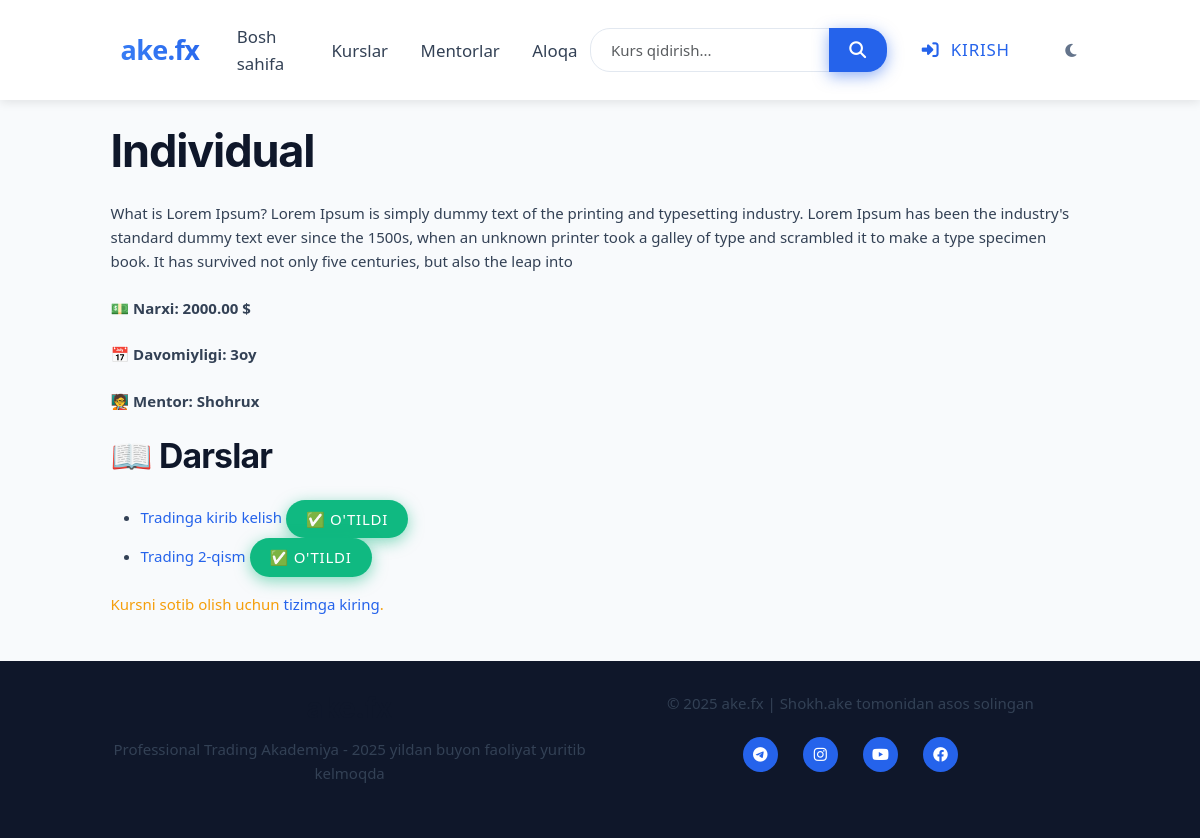
The app's page /course/1/ with its own data.
### main/models.py (models this page shows, shortened)
class Course(models.Model):
    title = models.CharField(max_length=100)
    description = models.TextField()
    price = models.DecimalField(max_digits=8, decimal_places=2)
    duration = models.CharField(max_length=50)  # masalan: '3 oy'
    image = models.ImageField(upload_to='courses/')
    mentor = models.ForeignKey('Mentor', on_delete=models.SET_NULL, null=True, blank=True)
    is_paid = models.BooleanField(default=True)  # Pullik yoki bepul ekanligini belgilash
    category = models.ForeignKey(Category, on_delete=models.SET_NULL, null=True, verbose_name='Kategoriya')
    level = models.ForeignKey('Level', on_delete=models.SET_NULL, null=True, verbose_name='Daraja')
    created_at = models.DateTimeField(auto_now_add=True)

class Mentor(models.Model):
    full_name = models.CharField(max_length=255, verbose_name="To'liq ism")
    bio = models.TextField(verbose_name="Bio / Tajriba")
    image = models.ImageField(
        upload_to='mentors/%Y/%m/%d/',
        verbose_name="Rasm",
        blank=True,  # Rasm ixtiyoriy bo'lishi uchun
        null=True    # Rasm bo'lmasa ham bo'ladi
    )
    specialty = models.CharField(
        max_length=225,
        verbose_name="Mutaxassislik",
        blank=True,  # Bo'sh qoldirish mumkin
        null=True    # NULL bo'lishi mumkin
    )
    instagram = models.URLField(
        max_length=200,
        verbose_name="Instagram profil",
        blank=True,  # Majburiy emas
        null=True    # NULL bo'lishi mumkin
    )
    telegram = models.URLField(
        max_length=200,
        verbose_name="Telegram profil",
        blank=True,  # Majburiy emas
        null=True    # NULL bo'lishi mumkin
    )
    class Meta:
        verbose_name = "Mentor"
        verbose_name_plural = "Mentorlar"
        ordering = ['-id']  # Yangi mentorlarni birinchi ko'rsatish uchun

class Lesson(models.Model):
    course = models.ForeignKey(Course, on_delete=models.CASCADE, related_name="lessons")
    title = models.CharField(max_length=255, verbose_name="Dars nomi")
    description = models.TextField(verbose_name="Tavsif")
    video_url = models.URLField(verbose_name="Video havolasi", blank=True, null=True)
    created_at = models.DateTimeField(auto_now_add=True)

### main/views.py (the view)
# urls.py: path('course/<int:course_id>/', views.course_detail, name='course_detail'),
def course_detail(request, course_id):
    course = get_object_or_404(Course, id=course_id)
    lessons = course.lessons.all()  # Ushbu kursga tegishli darslar
    return render(request, "course_detail.html", {"course": course, "lessons": lessons})

### main/templates/course_detail.html (shortened to what this page needs)
{% extends 'base.html' %}
{% block content %}
<h2>{{ course.title }}</h2>
<p>{{ course.description }}</p>
<p><b>💵 Narxi: {{ course.price }} $</b></p>
<p><b>📅 Davomiyligi: {{ course.duration }}</b></p>
<p><b>🧑‍🏫 Mentor: {{ course.mentor.full_name }}</b></p>
<h3 class="mt-4">📖 Darslar</h3>
<ul>
    {% for lesson in lessons %}
    <li>
        <a href="{{ lesson.video_url }}" target="_blank">{{ lesson.title }}</a>
        <button class="btn btn-success btn-sm complete-lesson" data-lesson-id="{{ lesson.id }}">✅ O'tildi</button>
    </li>
    {% empty %}
    <li>🚫 Hali darslar qo‘shilmagan.</li>
    {% endfor %}
</ul>
<div class="mt-4">
    {% if request.user.is_authenticated %}
        {% if course.is_paid %}
        <p class="text-success">Siz ushbu kursni allaqachon sotib olgansiz.</p>
        {% else %}
        <a href="{% url 'course_buy' course.id %}" class="btn btn-success btn-lg">💳 Sotib olish ({{ course.price }} so‘m)</a>
        {% endif %}
    {% else %}
    <p class="text-warning">Kursni sotib olish uchun <a href="{% url 'login' %}">tizimga kiring</a>.</p>
    {% endif %}
</div>
{% endblock %}

### main/templates/base.html (style rules this page uses)
:root { --primary-color: #2563eb; --secondary-color: #1e40af; --accent-color: #3b82f6; --light-bg: #f8fafc; --dark-bg: #0f172a; --dark-nav: #1e293b; --light-text: #f1f5f9; --dark-text: #334155; --transition: all 0.3s ease; }
body { font-family: 'Segoe UI', Tahoma, Geneva, Verdana, sans-serif; transition: var(--transition); background-color: var(--light-bg); color: var(--dark-text); }
.btn { border-radius: 20px; padding: 8px 20px; font-weight: 500; transition: var(--transition); }

### records on screen
Course: title "Individual", description "What is Lorem Ipsum? Lorem Ipsum is simply dummy text of the printing and typesetting industry. Lorem Ipsum has been the industry's standard dummy text ever since the 1500s, when an unknown printer took a galley of type and scrambled it to make a type specimen book. It has survived not only five centuries, but also the leap into", price "2000.00", duration "3oy", mentor.full_name "Shohrux"
Lesson: title "Tradinga kirib kelish"
Lesson: title "Trading 2-qism"
